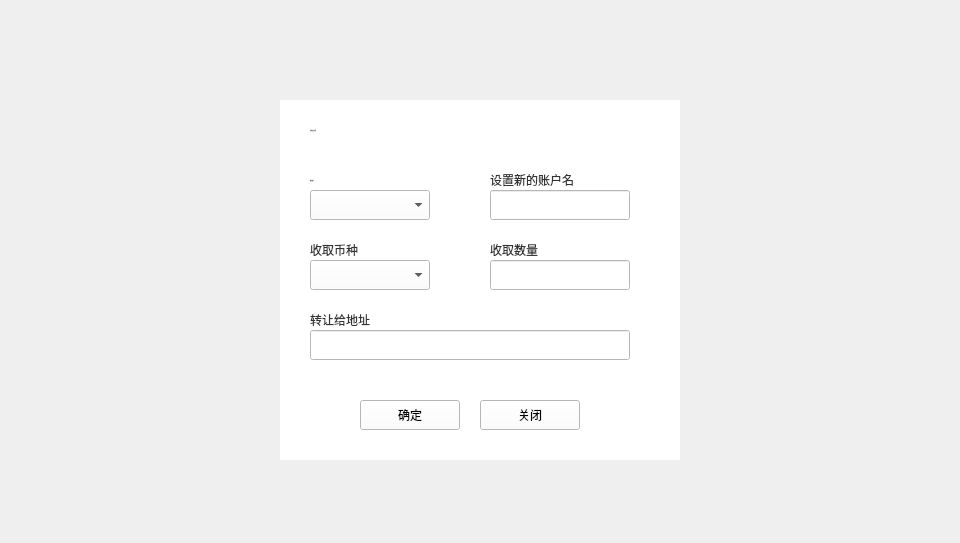
<?xml version="1.0" encoding="UTF-8"?>
<ui version="4.0">
 <class>NameTransferDialog</class>
 <widget class="QDialog" name="NameTransferDialog">
  <property name="geometry">
   <rect>
    <x>0</x>
    <y>0</y>
    <width>960</width>
    <height>543</height>
   </rect>
  </property>
  <property name="windowTitle">
   <string>Dialog</string>
  </property>
  <widget class="QWidget" name="widget" native="true">
   <property name="geometry">
    <rect>
     <x>0</x>
     <y>0</y>
     <width>960</width>
     <height>543</height>
    </rect>
   </property>
   <property name="font">
    <font>
     <family>Microsoft YaHei UI Light</family>
     <weight>75</weight>
     <bold>true</bold>
    </font>
   </property>
   <widget class="QWidget" name="containerWidget" native="true">
    <property name="geometry">
     <rect>
      <x>280</x>
      <y>100</y>
      <width>400</width>
      <height>360</height>
     </rect>
    </property>
    <property name="font">
     <font>
      <family>微软雅黑</family>
      <weight>50</weight>
      <bold>false</bold>
     </font>
    </property>
    <property name="styleSheet">
     <string notr="true">background-color: rgb(255, 255, 255);</string>
    </property>
    <widget class="QToolButton" name="closeBtn">
     <property name="geometry">
      <rect>
       <x>200</x>
       <y>300</y>
       <width>100</width>
       <height>30</height>
      </rect>
     </property>
     <property name="font">
      <font>
       <family>Microsoft YaHei UI Light</family>
       <weight>50</weight>
       <bold>false</bold>
      </font>
     </property>
     <property name="cursor">
      <cursorShape>PointingHandCursor</cursorShape>
     </property>
     <property name="styleSheet">
      <string notr="true"/>
     </property>
     <property name="text">
      <string>关闭</string>
     </property>
    </widget>
    <widget class="QLabel" name="label">
     <property name="geometry">
      <rect>
       <x>30</x>
       <y>20</y>
       <width>300</width>
       <height>20</height>
      </rect>
     </property>
     <property name="font">
      <font>
       <family>微软雅黑</family>
       <pointsize>-1</pointsize>
       <weight>50</weight>
       <italic>false</italic>
       <bold>false</bold>
      </font>
     </property>
     <property name="styleSheet">
      <string notr="true">QLabel{font:  14px &quot;微软雅黑&quot;;color: rgb(51, 51, 51);}

</string>
     </property>
     <property name="text">
      <string>生成转让交易</string>
     </property>
     <property name="alignment">
      <set>Qt::AlignLeading|Qt::AlignLeft|Qt::AlignVCenter</set>
     </property>
    </widget>
    <widget class="QLabel" name="label_2">
     <property name="geometry">
      <rect>
       <x>30</x>
       <y>140</y>
       <width>120</width>
       <height>20</height>
      </rect>
     </property>
     <property name="styleSheet">
      <string notr="true">QLabel{font:  12px &quot;微软雅黑&quot;;color: rgb(51, 51, 51);}

</string>
     </property>
     <property name="text">
      <string>收取币种</string>
     </property>
    </widget>
    <widget class="QComboBox" name="accountComboBox">
     <property name="geometry">
      <rect>
       <x>30</x>
       <y>90</y>
       <width>120</width>
       <height>30</height>
      </rect>
     </property>
     <property name="font">
      <font>
       <family>微软雅黑</family>
       <weight>50</weight>
       <bold>false</bold>
      </font>
     </property>
     <property name="focusPolicy">
      <enum>Qt::NoFocus</enum>
     </property>
     <property name="styleSheet">
      <string notr="true"/>
     </property>
    </widget>
    <widget class="QLabel" name="label_3">
     <property name="geometry">
      <rect>
       <x>30</x>
       <y>70</y>
       <width>120</width>
       <height>20</height>
      </rect>
     </property>
     <property name="font">
      <font>
       <family>微软雅黑</family>
       <pointsize>-1</pointsize>
       <weight>50</weight>
       <italic>false</italic>
       <bold>false</bold>
      </font>
     </property>
     <property name="styleSheet">
      <string notr="true">QLabel{font:  12px &quot;微软雅黑&quot;;color: rgb(51, 51, 51);}

</string>
     </property>
     <property name="text">
      <string>转出账户</string>
     </property>
     <property name="alignment">
      <set>Qt::AlignLeading|Qt::AlignLeft|Qt::AlignVCenter</set>
     </property>
    </widget>
    <widget class="QToolButton" name="okBtn">
     <property name="geometry">
      <rect>
       <x>80</x>
       <y>300</y>
       <width>100</width>
       <height>30</height>
      </rect>
     </property>
     <property name="font">
      <font>
       <family>Microsoft YaHei UI Light</family>
       <weight>50</weight>
       <bold>false</bold>
      </font>
     </property>
     <property name="cursor">
      <cursorShape>PointingHandCursor</cursorShape>
     </property>
     <property name="styleSheet">
      <string notr="true"/>
     </property>
     <property name="text">
      <string>确定</string>
     </property>
    </widget>
    <widget class="QComboBox" name="assetComboBox">
     <property name="geometry">
      <rect>
       <x>30</x>
       <y>160</y>
       <width>120</width>
       <height>30</height>
      </rect>
     </property>
     <property name="font">
      <font>
       <family>微软雅黑</family>
       <weight>50</weight>
       <bold>false</bold>
      </font>
     </property>
     <property name="focusPolicy">
      <enum>Qt::NoFocus</enum>
     </property>
     <property name="styleSheet">
      <string notr="true"/>
     </property>
    </widget>
    <widget class="QLabel" name="label_5">
     <property name="geometry">
      <rect>
       <x>30</x>
       <y>210</y>
       <width>120</width>
       <height>20</height>
      </rect>
     </property>
     <property name="styleSheet">
      <string notr="true">QLabel{font:  12px &quot;微软雅黑&quot;;color: rgb(51, 51, 51);}

</string>
     </property>
     <property name="text">
      <string>转让给地址</string>
     </property>
    </widget>
    <widget class="QLineEdit" name="amountLineEdit">
     <property name="geometry">
      <rect>
       <x>210</x>
       <y>160</y>
       <width>140</width>
       <height>30</height>
      </rect>
     </property>
    </widget>
    <widget class="QLabel" name="label_8">
     <property name="geometry">
      <rect>
       <x>210</x>
       <y>140</y>
       <width>80</width>
       <height>20</height>
      </rect>
     </property>
     <property name="styleSheet">
      <string notr="true">QLabel{font:  12px &quot;微软雅黑&quot;;color: rgb(51, 51, 51);}

</string>
     </property>
     <property name="text">
      <string>收取数量</string>
     </property>
    </widget>
    <widget class="QLineEdit" name="toAddressLineEdit">
     <property name="geometry">
      <rect>
       <x>30</x>
       <y>230</y>
       <width>320</width>
       <height>30</height>
      </rect>
     </property>
    </widget>
    <widget class="QLineEdit" name="newNameLineEdit">
     <property name="geometry">
      <rect>
       <x>210</x>
       <y>90</y>
       <width>140</width>
       <height>30</height>
      </rect>
     </property>
    </widget>
    <widget class="QLabel" name="label_9">
     <property name="geometry">
      <rect>
       <x>210</x>
       <y>70</y>
       <width>120</width>
       <height>20</height>
      </rect>
     </property>
     <property name="styleSheet">
      <string notr="true">QLabel{font:  12px &quot;微软雅黑&quot;;color: rgb(51, 51, 51);}

</string>
     </property>
     <property name="text">
      <string>设置新的账户名</string>
     </property>
    </widget>
    <widget class="QLabel" name="nameTipLabel">
     <property name="geometry">
      <rect>
       <x>210</x>
       <y>125</y>
       <width>150</width>
       <height>16</height>
      </rect>
     </property>
     <property name="text">
      <string/>
     </property>
    </widget>
   </widget>
  </widget>
 </widget>
 <resources/>
 <connections/>
</ui>
